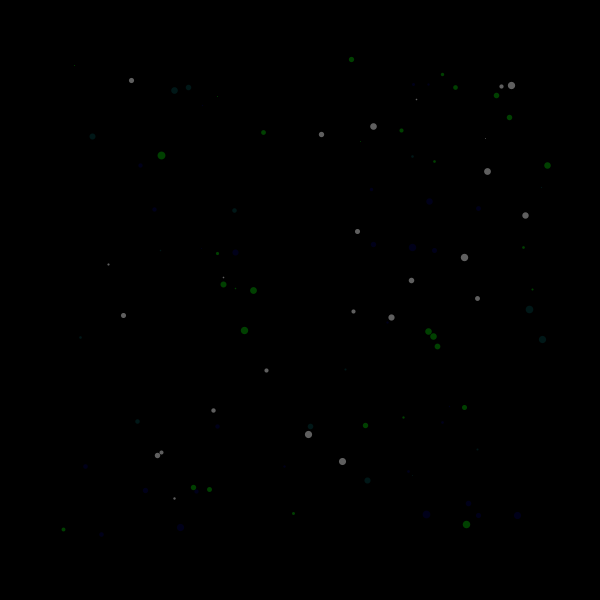
Frame 1 (no input)
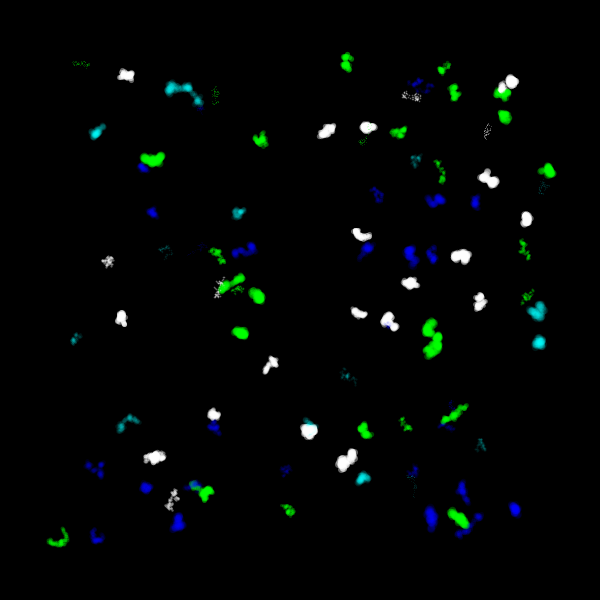
Frame 60 (the mouse pressed at the canvas centre just before this capture)
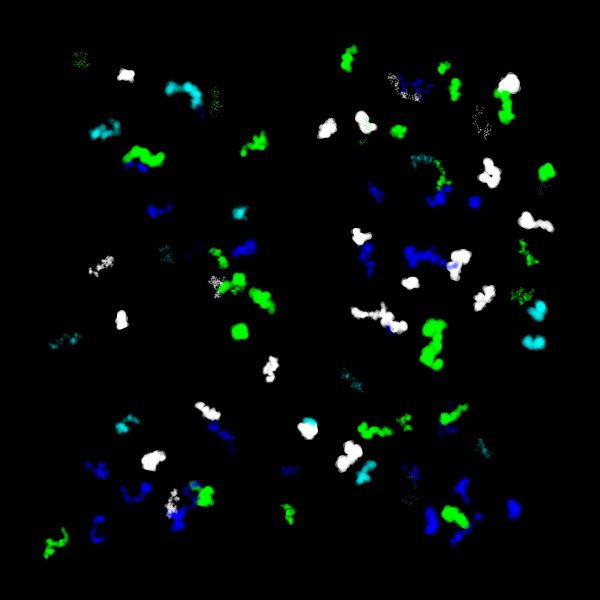
Frame 120 (the mouse held since frame 60 and released just before this capture)

The Processing sketch that drew these frames (run headless with seeded random() and noise(); from frame 60 on, the mouse is pressed at the canvas centre):

// Processing sketch: processing_21662
// ── processing_21662.pde

Walker[] walkers = new Walker[100];
color[] myColors = new color[4];




void setup(){
  size(600,600);
   background(0);
 
myColors[0] = color(0,255,0,random(100));
myColors[1] = color(0,0,255,random(100));
myColors[2] = color(255,random(100));
myColors[3] = color(0,255,255,random(100));
 
  for(int i = 0; i < walkers.length;i++){
    walkers[i] = new Walker(random(50,550),random(50,550));
    
  }
}
  
  void draw(){
    rectMode(CORNERS);
    
    
    for(int i = 0; i < walkers.length;i++){
    walkers[i].display();
    walkers[i].move();
    
  }
  }
  
  class Walker{
    
    float x;
    float y;
    color cWalk = myColors[floor(random(0,4))];
    float Strk = random(1,8);
    Walker(float x_,float y_){
      
      x = x_;
      y = y_;
      
    }
    
  void display(){
  strokeWeight(Strk);
  stroke(cWalk);
  point (x,y);
 
  }
 
 void move(){
  
  x = x + random(-2,2);
  y = y + random(-2,2);
 
 }
} 
   
    
